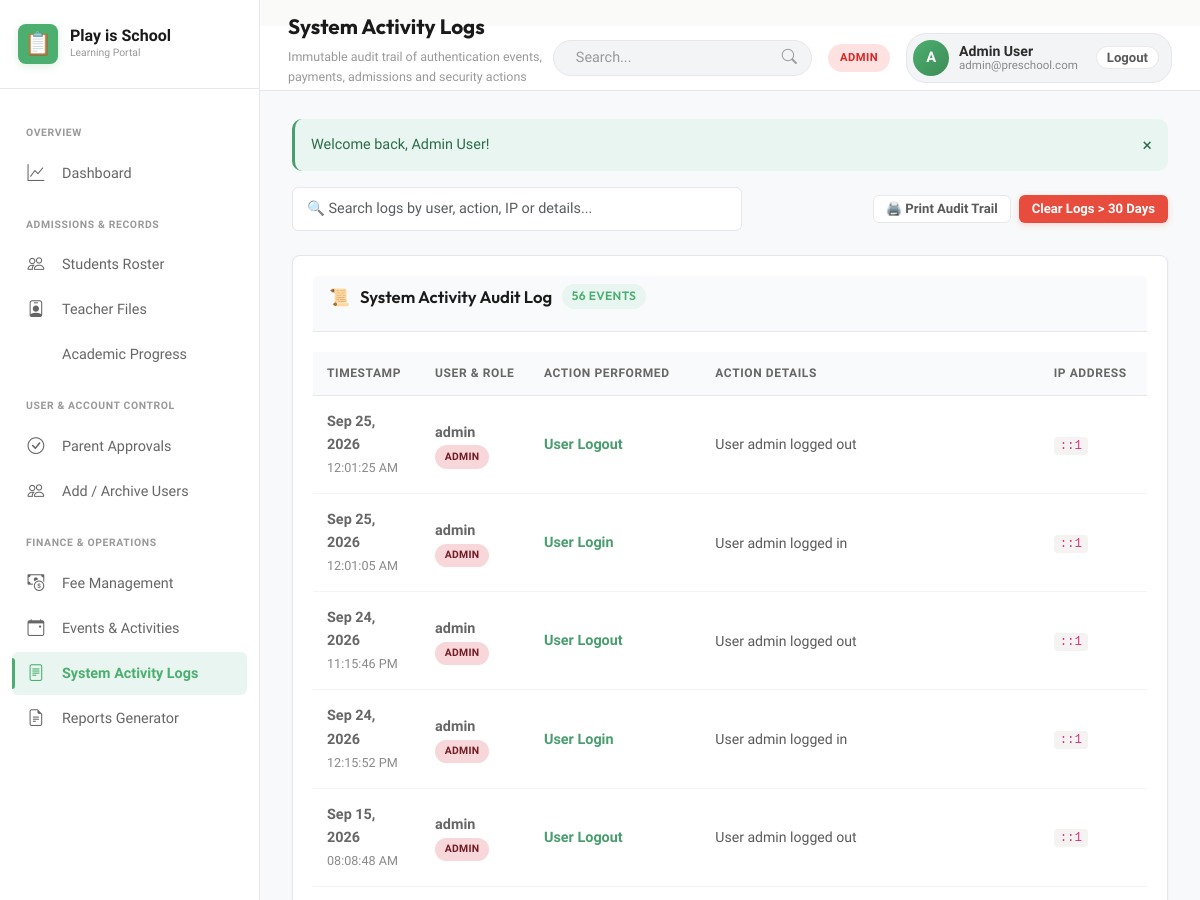
The app's page /admin/logs.php (signed in, upper part), older data.
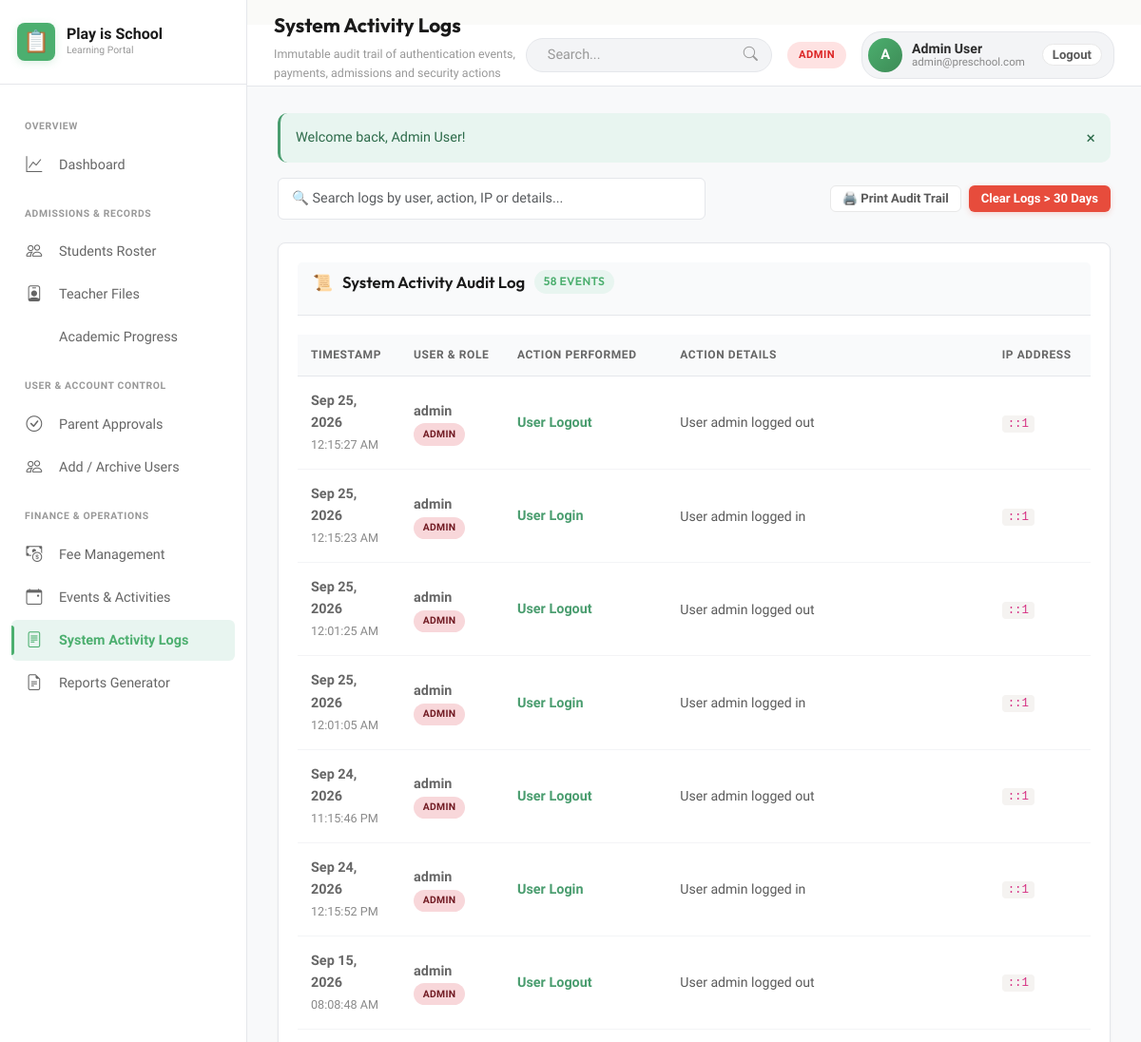
The same page, newer data.
### tables this page shows
CREATE TABLE activity_logs (
            id INTEGER PRIMARY KEY AUTOINCREMENT,
            user_id INTEGER,
            action TEXT NOT NULL,
            details TEXT,
            ip_address TEXT,
            created_at DATETIME DEFAULT CURRENT_TIMESTAMP,
            FOREIGN KEY (user_id) REFERENCES users(id) ON DELETE SET NULL
        );

CREATE TABLE users (
            id INTEGER PRIMARY KEY AUTOINCREMENT,
            name TEXT NOT NULL,
            email TEXT UNIQUE NOT NULL,
            password TEXT NOT NULL,
            role TEXT NOT NULL CHECK(role IN ('admin', 'teacher', 'parent')),
            phone TEXT,
            status TEXT NOT NULL DEFAULT 'active' CHECK(status IN ('active', 'pending_approval', 'archived', 'rejected')),
            avatar TEXT,
            created_at DATETIME DEFAULT CURRENT_TIMESTAMP,
            updated_at DATETIME DEFAULT CURRENT_TIMESTAMP
        );

### config/config.php (called while the page is built, shortened)
<?php
function url($path = '') {
    $path = ltrim($path, '/');
    $base = BASE_URL;
    return $base ? "{$base}/{$path}" : "/{$path}";
}
function isLoggedIn() {
    return !empty($_SESSION['user_id']);
}
function currentUser() {
    return $_SESSION['user'] ?? null;
}
function userRole() {
    return $_SESSION['user']['role'] ?? null;
}
function getFlash() {
    if (isset($_SESSION['flash'])) {
        $flash = $_SESSION['flash'];
        return $flash;
    }
    return null;
}
function formatDate($date, $format = 'M d, Y') {
    return date($format, strtotime($date));
}

### admin/logs.php (the view, shortened to what this page needs)
<?php
$pageTitle = 'System Activity Logs';
$pageSubtitle = 'Immutable audit trail of authentication events, payments, admissions and security actions';
$db = getDB();
$logs = $db->query("
    SELECT l.*, u.name as user_name, u.role as user_role, u.email as user_email
    FROM activity_logs l
    LEFT JOIN users u ON l.user_id = u.id
    ORDER BY l.id DESC LIMIT 100
")->fetchAll();
require_once dirname(__DIR__) . '/includes/header.php';
?>
<div class="d-flex justify-between align-center" style="margin-bottom: 24px; flex-wrap: wrap; gap: 14px;">
    <div style="max-width: 450px; width: 100%;">
        <input type="text" class="form-control" data-table-search="logsTable" placeholder="🔍 Search logs by user, action, IP or details...">
    </div>
    <div class="d-flex gap-2">
        <button class="btn btn-secondary btn-sm" onclick="triggerPrint()">
            🖨️ Print Audit Trail
        </button>
        <form method="POST" action="logs.php" onsubmit="return confirm('Purge logs older than 30 days?');" style="display:inline;">
            <button type="submit" class="btn btn-danger btn-sm">Clear Logs &gt; 30 Days</button>
        </form>
    </div>
</div>
<div class="card">
    <div class="card-header">
        <h3 class="card-title">
            <span>📜</span> System Activity Audit Log
            <span class="badge badge-primary"><?= count($logs) ?> Events</span>
        </h3>
    </div>
    <div class="table-responsive">
        <table class="table" id="logsTable">
            <thead>
                <tr>
                    <th>Timestamp</th>
                    <th>User & Role</th>
                    <th>Action Performed</th>
                    <th>Action Details</th>
                    <th>IP Address</th>
                </tr>
            </thead>
            <tbody>
                <?php if (empty($logs)): ?>
                    <tr><td colspan="5" style="text-align: center; padding: 24px; color: var(--text-muted);">No activity logs found.</td></tr>
                <?php else: ?>
                    <?php foreach ($logs as $l): ?>
                        <tr>
                            <td>
                                <strong><?= formatDate($l['created_at'], 'M d, Y') ?></strong><br>
                                <small style="color: var(--text-muted);"><?= date('h:i:s A', strtotime($l['created_at'])) ?></small>
                            </td>
                            <td>
                                <?php if ($l['user_name']): ?>
                                    <strong><?= htmlspecialchars($l['user_name']) ?></strong><br>
                                    <span class="badge <?= $l['user_role'] === 'admin' ? 'badge-danger' : ($l['user_role'] === 'teacher' ? 'badge-primary' : 'badge-warning') ?>" style="font-size: 0.65rem;">
                                        <?= strtoupper($l['user_role'] ?? 'GUEST') ?>
                                    </span>
                                <?php else: ?>
                                    <span style="color: var(--text-muted); font-style: italic;">System / Guest</span>
                                <?php endif; ?>
                            </td>
                            <td>
                                <strong style="color: var(--primary);"><?= htmlspecialchars($l['action']) ?></strong>
                            </td>
                            <td>
                                <div style="font-size: 0.88rem; color: var(--text-secondary); max-width: 450px;">
                                    <?= htmlspecialchars($l['details']) ?>
                                </div>
                            </td>
                            <td>
                                <code style="background: var(--bg-card-subtle); padding: 2px 6px; border-radius: 4px; font-size: 0.78rem;">
                                    <?= htmlspecialchars($l['ip_address'] ?? '127.0.0.1') ?>
                                </code>
                            </td>
                        </tr>
                    <?php endforeach; ?>
                <?php endif; ?>
            </tbody>
        </table>
    </div>
</div>
<?php require_once dirname(__DIR__) . '/includes/footer.php'; ?>

### includes/header.php (shortened to what this page needs)
<?php
$flash = getFlash();
$pageTitle = $pageTitle ?? 'Dashboard';
$pageSubtitle = $pageSubtitle ?? APP_SUBTITLE;
?>
<!DOCTYPE html>
<html lang="en">
<head>
    <link href="https://cdn.jsdelivr.net/npm/bootstrap@5.3.0/dist/css/bootstrap.min.css" rel="stylesheet">
    <link rel="stylesheet" href="https://cdn.jsdelivr.net/npm/bootstrap-icons@1.10.0/font/bootstrap-icons.css">
    <link rel="stylesheet" href="<?= url('assets/css/style.css') ?>">
    <link rel="stylesheet" href="<?= url('assets/css/dashboard.css') ?>">
    <link rel="stylesheet" href="<?= url('assets/css/bootstrap-enhancements.css') ?>">>
</head>
<body>
<div class="app-wrapper">
    <?php require_once __DIR__ . '/sidebar/sidebar.php'; ?>
    <div class="app-main">
        <header class="app-topbar">
            <div class="topbar-left">
                <div class="page-title-box">
                    <h1><?= htmlspecialchars($pageTitle) ?></h1>
                    <p><?= htmlspecialchars($pageSubtitle) ?></p>
                </div>
            </div>
            <div class="topbar-right">
                <div class="topbar-search">
                    <input type="text" class="search-input" id="globalSearch" placeholder="Search..." aria-label="Search">
                    <i class="bi bi-search search-icon"></i>
                </div>
                <span class="role-pill <?= htmlspecialchars($role) ?>">
                    <?= strtoupper(htmlspecialchars($role)) ?>
                </span>
                <div class="user-profile-menu">
                    <div class="user-avatar">
                        <?= strtoupper(substr($user['name'] ?? 'U', 0, 1)) ?>
                    </div>
                    <div style="line-height: 1.1;">
                        <div style="font-size: 0.88rem; font-weight: 600; color: var(--text-primary);">
                            <?= htmlspecialchars($user['name'] ?? 'User') ?>
                        </div>
                        <div style="font-size: 0.72rem; color: var(--text-muted);">
                            <?= htmlspecialchars($user['email'] ?? '') ?>
                        </div>
                    </div>
                    <a href="<?= url('auth/logout.php') ?>" class="btn btn-secondary btn-sm" style="margin-left: 8px; border-radius: var(--radius-full); padding: 4px 10px;" title="Logout">
                        Logout
                    </a>
                </div>
            </div>
        </header>
        <main class="page-container">
            <?php if ($flash): ?>
                <div class="flash-alert flash-<?= htmlspecialchars($flash['type']) ?>">
                    <span><?= htmlspecialchars($flash['message']) ?></span>
                    <button type="button" onclick="this.parentElement.remove()" style="background:none; border:none; cursor:pointer; font-size:1.1rem; color:inherit;">&times;</button>
                </div>
            <?php endif; ?>

### includes/sidebar/sidebar.php (shortened to what this page needs)
<?php
$user = currentUser();
$role = userRole();
$currentScript = basename($_SERVER['SCRIPT_NAME']);
?>
<aside class="app-sidebar" id="appSidebar">
    <div class="sidebar-brand">
        <div class="brand-icon">📋</div>
        <div>
            <div class="brand-title">Play is School</div>
            <div class="brand-subtitle">Learning Portal</div>
        </div>
    </div>
    <div class="sidebar-nav">
        <?php if ($role === 'admin'): ?>
            <div class="nav-section-title">Overview</div>
            <a href="<?= url('admin/index.php') ?>" class="nav-item <?= $currentScript === 'index.php' ? 'active' : '' ?>">
                <i class="nav-icon bi bi-graph-up"></i> Dashboard
            </a>
            <div class="nav-section-title">Admissions & Records</div>
            <a href="<?= url('admin/students.php') ?>" class="nav-item <?= $currentScript === 'students.php' ? 'active' : '' ?>">
                <i class="nav-icon bi bi-people"></i> Students Roster
            </a>
            <a href="<?= url('admin/teachers.php') ?>" class="nav-item <?= $currentScript === 'teachers.php' ? 'active' : '' ?>">
                <i class="nav-icon bi bi-person-badge"></i> Teacher Files
            </a>
            <a href="<?= url('admin/progress.php') ?>" class="nav-item <?= $currentScript === 'progress.php' ? 'active' : '' ?>">
                <i class="nav-icon bi bi-trending-up"></i> Academic Progress
            </a>
            <div class="nav-section-title">User & Account Control</div>
            <a href="<?= url('admin/approvals.php') ?>" class="nav-item <?= $currentScript === 'approvals.php' ? 'active' : '' ?>">
                <i class="nav-icon bi bi-check-circle"></i> Parent Approvals
            </a>
            <a href="<?= url('admin/users.php') ?>" class="nav-item <?= $currentScript === 'users.php' ? 'active' : '' ?>">
                <i class="nav-icon bi bi-people"></i> Add / Archive Users
            </a>
            <div class="nav-section-title">Finance & Operations</div>
            <a href="<?= url('admin/fees.php') ?>" class="nav-item <?= $currentScript === 'fees.php' ? 'active' : '' ?>">
                <i class="nav-icon bi bi-cash-coin"></i> Fee Management
            </a>
            <a href="<?= url('admin/events.php') ?>" class="nav-item <?= $currentScript === 'events.php' ? 'active' : '' ?>">
                <i class="nav-icon bi bi-calendar-event"></i> Events & Activities
            </a>
            <a href="<?= url('admin/logs.php') ?>" class="nav-item <?= $currentScript === 'logs.php' ? 'active' : '' ?>">
                <i class="nav-icon bi bi-file-text"></i> System Activity Logs
            </a>
            <a href="<?= url('admin/reports.php') ?>" class="nav-item <?= $currentScript === 'reports.php' ? 'active' : '' ?>">
                <i class="nav-icon bi bi-file-earmark-text"></i> Reports Generator
            </a>
        <?php endif; ?>
    </div>
</aside>

### includes/footer.php (shortened to what this page needs)
        </main>
    </div>
</div>
</body>
</html>

### assets/css/style.css (style rules this page uses)
:root { --primary: #4A9D6F; --primary-light: #E8F5F0; --primary-hover: #2D6B4A; --primary-glow: rgba(74, 157, 111, 0.15); --accent: #E74C3C; --accent-light: #FDEEF0; --accent-hover: #C0392B; --secondary: #F4C430; --secondary-light: #FEF9E7; --secondary-hover: #D4A327; --sky: #5DADE2; --sky-light: #EAF2F8; --mint: #4A9D6F; --mint-light: #E8F5F0; --mint-dark: #2D6B4A; --rose: #E74C3C; --rose-light: #FDEEF0; --rose-dark: #A93226; --bg-main: #FAFAF8; --bg-card: #FFFFFF; --bg-card-subtle: #F5F3F1; --text-primary: #2C2C2C; --text-secondary: #5A5A5A; --text-muted: #898989; --border-color: #E8E8E8; --border-subtle: #F0F0F0; --grad-primary: linear-gradient(135deg, #4A9D6F 0%, #2D6B4A 100%); --grad-accent: linear-gradient(135deg, #E74C3C 0%, #C0392B 100%); --grad-secondary: linear-gradient(135deg, #F4C430 0%, #D4A327 100%); --grad-mint: linear-gradient(135deg, #4A9D6F 0%, #3D8760 100%); --grad-rose: linear-gradient(135deg, #E74C3C 0%, #C0392B 100%); --grad-hero: linear-gradient(135deg, #2D6B4A 0%, #4A9D6F 50%, #68B189 100%); --shadow-sm: 0 1px 2px 0 rgba(0, 0, 0, 0.03); --shadow-md: 0 2px 4px rgba(0, 0, 0, 0.05); --shadow-lg: 0 4px 8px rgba(0, 0, 0, 0.08); --shadow-xl: 0 8px 16px rgba(0, 0, 0, 0.1); --shadow-hover: 0 8px 16px rgba(74, 157, 111, 0.12); --radius-sm: 6px; --radius-md: 10px; --radius-lg: 14px; --radius-xl: 20px; --radius-full: 9999px; --trans-fast: 0.15s ease; --trans-normal: 0.25s ease; --trans-bounce: 0.3s ease; }
*, *::before, *::after { box-sizing: border-box; margin: 0; padding: 0; }
body { font-family: 'Plus Jakarta Sans', -apple-system, BlinkMacSystemFont, 'Segoe UI', Roboto, sans-serif; background-color: var(--bg-main); color: var(--text-primary); line-height: 1.6; -webkit-font-smoothing: antialiased; -moz-osx-font-smoothing: grayscale; min-height: 100vh; }
h1, h2, h3, h4, h5, h6 { font-family: 'Outfit', sans-serif; color: var(--text-primary); font-weight: 700; line-height: 1.25; }
a { color: var(--primary); text-decoration: none; transition: color var(--trans-fast); }
.btn { display: inline-flex; align-items: center; justify-content: center; gap: 8px; font-family: 'Plus Jakarta Sans', sans-serif; font-size: 0.92rem; font-weight: 600; padding: 10px 20px; border-radius: var(--radius-md); border: 1px solid transparent; cursor: pointer; transition: all var(--trans-fast); text-decoration: none; line-height: 1; white-space: nowrap; }
.btn-danger { background: var(--accent); color: #FFFFFF !important; box-shadow: 0 2px 6px rgba(231, 76, 60, 0.2); }
.btn-secondary { background: var(--bg-card); border-color: var(--border-color); color: var(--text-secondary) !important; }
.btn-sm { padding: 6px 12px; font-size: 0.82rem; border-radius: var(--radius-sm); }
.badge { display: inline-flex; align-items: center; gap: 5px; font-size: 0.74rem; font-weight: 600; text-transform: uppercase; letter-spacing: 0.03em; padding: 4px 10px; border-radius: var(--radius-full); line-height: 1; }
.badge-danger { background: #FDEEF0; color: var(--accent); }
.badge-primary { background: #E8F5F0; color: var(--primary); }
.form-control, .form-select, textarea.form-control { width: 100%; padding: 10px 12px; font-family: inherit; font-size: 0.92rem; border: 1px solid var(--border-color); border-radius: var(--radius-md); background-color: var(--bg-card); color: var(--text-primary); transition: all var(--trans-fast); }
.flash-alert { padding: 12px 16px; border-radius: var(--radius-md); margin-bottom: 16px; display: flex; align-items: center; justify-content: space-between; gap: 12px; font-weight: 500; font-size: 0.9rem; animation: slideDown 0.3s ease; border-left: 3px solid; }
.flash-success { background: #E8F5F0; border-left-color: var(--primary); color: var(--primary-hover); }
.d-flex { display: flex; }
.align-center { align-items: center; }
.justify-between { justify-content: space-between; }
.gap-2 { gap: 8px; }

Row changes from the older to the newer data that the page shows:
added activity_logs: created_at "Sep 25, 2026", created_at "12:15:27 AM", user.name "admin", user.role "ADMIN", action "User Logout", details "User admin logged out", ip_address "::1"
added activity_logs: created_at "Sep 25, 2026", created_at "12:15:23 AM", user.name "admin", user.role "ADMIN", action "User Login", details "User admin logged in", ip_address "::1"
Text that changed along with them:
count($logs): "56" → "58"
